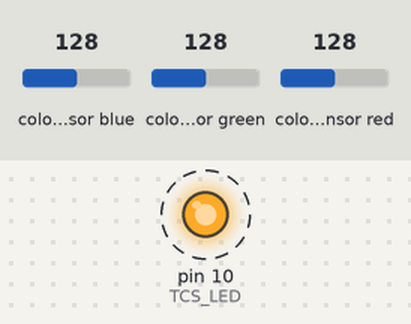
Recording of a sketch running on a simulated Arduino Uno, built with avr-gcc and run on an emulated ATmega328P. Parts: output pins drawn as LEDs (lit = HIGH). Wiring (inferred from the names in the program): TCS3200 colour sensor: output pin 8; S2 pin 6; S3 pin 7; S0 pin 4; S1 pin 5. Dashed ring = blinking. Inputs (shaded band) come from the test bench; at power-on: colour sensor blue 128, colour sensor green 128, colour sensor red 128. Pins used as bus, display or sensor lines are not drawn; what the sketch prints to the serial monitor is not drawn.

Above: at 0.16 s.
Timing chart, 0 to 3.0 s (numbered marks = the images above):
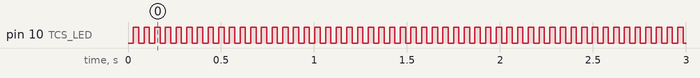

The sketch:

ColorSensorStream.ino
```cpp
// Streams LED ambient-subtracted TCS3200 R/G/B/C readings:
//   Each cycle reads all 4 channels twice — once with the illumination
//   LEDs OFF (ambient / room light) and once with them ON (lit) — and
//   streams (lit - ambient) per channel, clamped to >=0. This cancels
//   room light so the numbers reflect only the LED-lit disc color.
// Output: one CSV line per loop -> "r,g,b,c\n" (ambient-subtracted).
//
// On RP2040 the USB CDC Serial is essentially non-blocking, so a fixed
// micros() pacer is used to keep the cycle near its target cadence
// regardless of channel frequency (which controls how fast pulseIn
// returns). Note the two LED settle windows dominate the cycle now, so
// each cycle runs longer than the old 15ms single-read cadence; the
// pacer simply no-ops when the read already overshoots CYCLE_US.

const unsigned long CYCLE_US = 15000UL;
const int LED_SETTLE_MS = 20;  // settle after toggling the LEDs before reading

const int TCS_S0  = 4;
const int TCS_S1  = 5;
const int TCS_S2  = 6;
const int TCS_S3  = 7;
const int TCS_OUT = 8;
const int TCS_LED = 10;  // illumination bank via NPN: HIGH = LEDs ON

// S2/S3 select the photodiode filter bank.
//
// These labels name the filter that is PHYSICALLY selected. The S2/S3 lines are
// crossed on this rig, so the datasheet's (S2,S3) -> filter table does not hold
// for values 1 and 2 -- the value assignments below already account for that.
// Everything downstream then reads straight: `b` holds blue, `c` holds clear,
// and classifyDisc thresholds `b`.
//
// !! classifyDisc MUST THRESHOLD BLUE. Blue separates the cyan disc face from
// !! the black one by 10.22x; CLEAR manages only 2.22x, so reading CLEAR would
// !! cut usable margin from 2.17x each way to 1.24x. These two values encode the
// !! wiring, so if S2/S3 are ever rewired straight they must move with it.
enum TcsFilter {
  TCS_RED = 0,    // commanded S2=L,S3=L -> RED
  TCS_CLEAR = 1,  // commanded S2=L,S3=H -> CLEAR (datasheet says BLUE)
  TCS_BLUE = 2,   // commanded S2=H,S3=L -> BLUE  (datasheet says CLEAR)
  TCS_GREEN = 3   // commanded S2=H,S3=H -> GREEN
};

void tcsSelect(TcsFilter f) {
  digitalWrite(TCS_S2, (f & 0x02) ? HIGH : LOW);
  digitalWrite(TCS_S3, (f & 0x01) ? HIGH : LOW);
}

unsigned long tcsReadFrequencyHz() {
  // 20ms timeout caps the worst-case dark/no-signal read.
  unsigned long halfUs = pulseIn(TCS_OUT, HIGH, 20000UL);
  if (halfUs == 0) return 0;
  return 500000UL / halfUs;
}

// Read all four channels once at the current LED/light state, 2 ms-paced.
void tcsReadRGBC(unsigned long& r, unsigned long& g,
                 unsigned long& b, unsigned long& c) {
  tcsSelect(TCS_RED);   delay(2); r = tcsReadFrequencyHz();
  tcsSelect(TCS_GREEN); delay(2); g = tcsReadFrequencyHz();
  tcsSelect(TCS_CLEAR); delay(2); c = tcsReadFrequencyHz();
  tcsSelect(TCS_BLUE);  delay(2); b = tcsReadFrequencyHz();
}

void setup() {
  Serial.begin(115200);
  while (!Serial);

  pinMode(TCS_S0, OUTPUT);
  pinMode(TCS_S1, OUTPUT);
  pinMode(TCS_S2, OUTPUT);
  pinMode(TCS_S3, OUTPUT);
  pinMode(TCS_OUT, INPUT);

  // LED driver (illumination bank via NPN).
  pinMode(TCS_LED, OUTPUT);
  digitalWrite(TCS_LED, LOW);  // LEDs off at boot

  // 20% output frequency scaling to match P.A.R.Main.
  digitalWrite(TCS_S0, HIGH);
  digitalWrite(TCS_S1, LOW);
  tcsSelect(TCS_BLUE);  // idle on the channel classifyDisc reads
}

void loop() {
  unsigned long cycleStart = micros();

  // Ambient-subtracted read: LEDs OFF -> ambient, LEDs ON -> lit,
  // output = (lit - ambient) per channel, clamped to >=0. LEDs left off.
  unsigned long ar, ag, ab, ac;  // ambient (LEDs off)
  unsigned long lr, lg, lb, lc;  // lit     (LEDs on)

  digitalWrite(TCS_LED, LOW);
  delay(LED_SETTLE_MS);
  tcsReadRGBC(ar, ag, ab, ac);

  digitalWrite(TCS_LED, HIGH);
  delay(LED_SETTLE_MS);
  tcsReadRGBC(lr, lg, lb, lc);

  digitalWrite(TCS_LED, LOW);  // leave LEDs off between cycles

  long r = (long)lr - (long)ar; if (r < 0) r = 0;
  long g = (long)lg - (long)ag; if (g < 0) g = 0;
  long b = (long)lb - (long)ab; if (b < 0) b = 0;
  long c = (long)lc - (long)ac; if (c < 0) c = 0;

  Serial.print(r); Serial.print(',');
  Serial.print(g); Serial.print(',');
  Serial.print(b); Serial.print(',');
  Serial.println(c);

  // Hold the loop to a steady CYCLE_US cadence. Skip pacing if we
  // already overshot (e.g. a slow pulseIn timeout).
  unsigned long elapsed = micros() - cycleStart;
  if (elapsed < CYCLE_US) {
    delayMicroseconds(CYCLE_US - elapsed);
  }
}
```

Measured:
- by itself, pin 10 (TCS_LED): alternates HIGH for 0.03 s and LOW for 0.03 s
